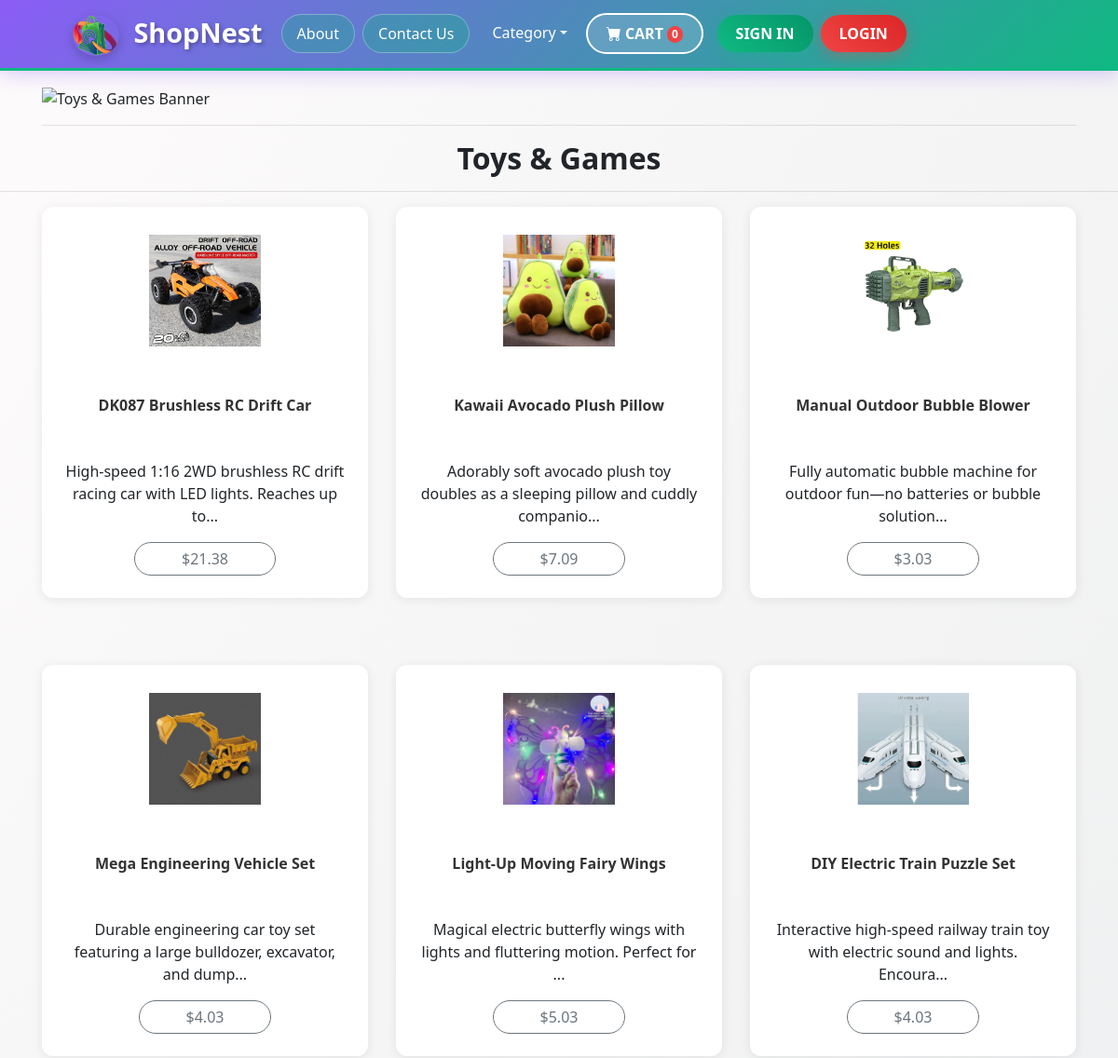
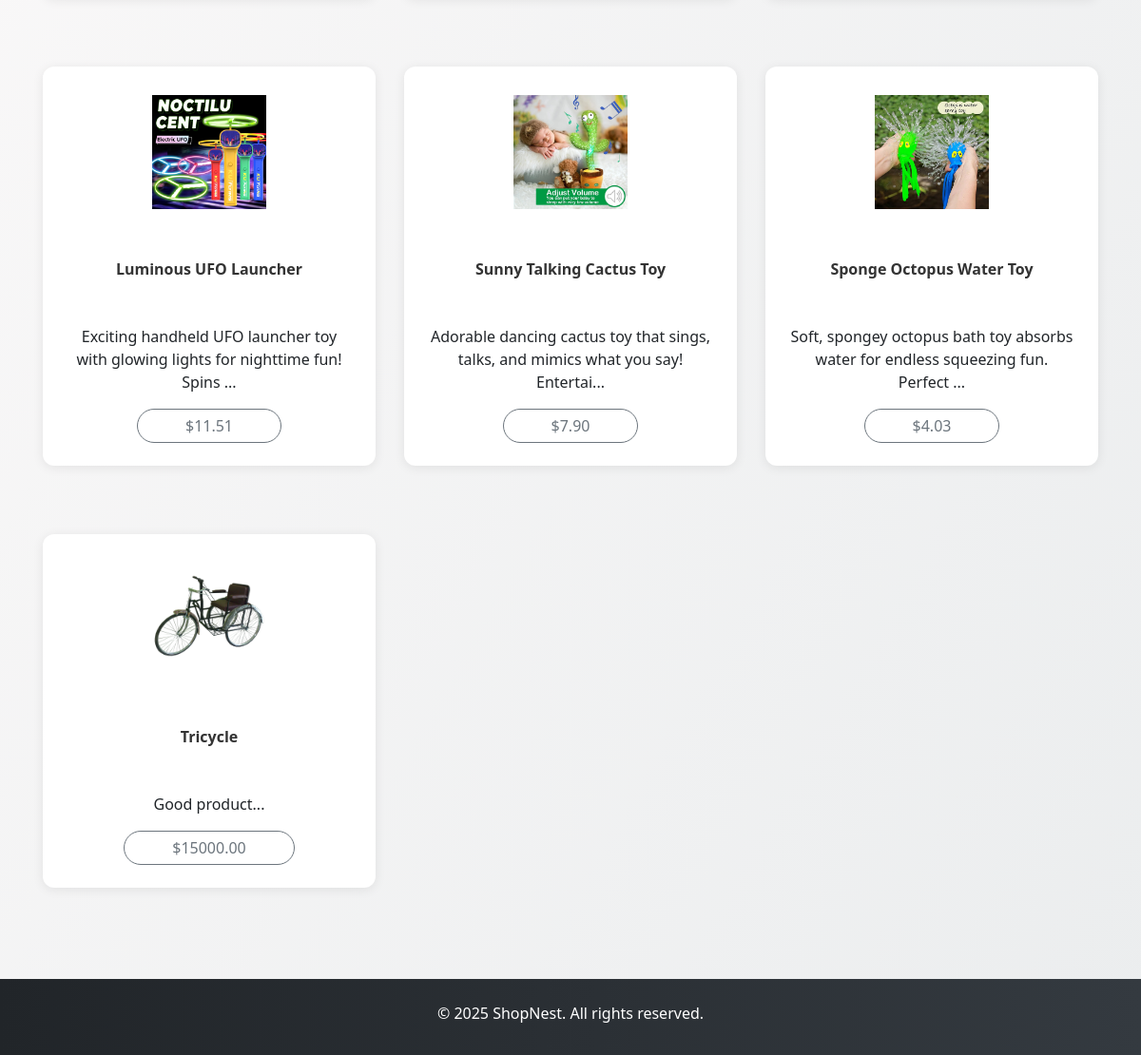
The page /category/ToysAndGames.php on the database its author committed (2 pictures, top to bottom).
### tables this page shows
CREATE TABLE `products` (
  `id` int(11) NOT NULL,
  `name` varchar(255) NOT NULL,
  `category` varchar(100) NOT NULL,
  `price` decimal(10,2) NOT NULL,
  `stock` int(11) NOT NULL,
  `image` varchar(255) NOT NULL,
  `description` text DEFAULT NULL
);

### category/ToysAndGames.php (the view, shortened to what this page needs)
<!DOCTYPE html>
<html lang="en">
<head>
  <link href="../css/bootstrap-4.3.1.css" rel="stylesheet">
  <link href="https://cdn.jsdelivr.net/npm/bootstrap-icons@1.5.0/font/bootstrap-icons.css" rel="stylesheet" />
  <link href="../items/assets/styles.css" rel="stylesheet">
</head>
<body>
  <?php
  include("../navbar.php");
  ?>
  <div class="container mt-3">
    <div class="row">
      <div class="col-12"><img src="../images/category/b1 (6).jpg" alt="Toys & Games Banner" width="1920" height="640" class="img-fluid"/></div>
    </div>
    <hr>
  </div>
  <h2 class="text-center">Toys & Games</h2>
  <hr>
  <div class="container">
    <div class="row text-center">
      <?php
      include '../db.php';
      $sql = "SELECT * FROM products WHERE category = 'Toys & Games' ORDER BY id DESC";
      $result = $conn->query($sql);
      $count = 0;
      if ($result->num_rows > 0) {
        while ($row = $result->fetch_assoc()) {
          if ($count > 0 && $count % 3 == 0) {
            echo '</div><div class="row text-center mt-4">';
          }
          echo '
          <div class="col-md-4 pb-1 pb-md-0 mb-5">
            <div class="card h-100" onclick="window.location.href=\'../product_detail.php?id=' . $row['id'] . '\';">
              <img class="card-img-top img-fluid" src="../images/products/' . $row['image'] . '" alt="' . $row['name'] . '">
              <div class="card-body p-4">
                <h5 class="card-title">' . $row['name'] . '</h5>
                <p class="card-text">' . substr($row['description'], 0, 80) . '...</p>
                <button class="btn btn-outline-secondary">$' . $row['price'] . '</button>
              </div>
            </div>
          </div>';
          $count++;
        }
      } else {
        echo '<p class="text-center">No toys & games available.</p>';
      }
      ?>
    </div>
  </div>
  <footer class="py-4 mt-5">
    <div class="container text-center">
      <p class="m-0 text-white">© 2025 ShopNest. All rights reserved.</p>
    </div>
  </footer>
</body>
</html>

### category/assets/styles.css (style rules this page uses)
:root { --font1: 'Heebo', sans-serif; --font2: 'Fira Sans Extra Condensed', sans-serif; --font3: 'Roboto', sans-serif }
body { font-family: var(--font3); background-image: linear-gradient(120deg, #fdfbfb 0%, #ebedee 100%) }
h2 { font-weight: 900 }
.card { background: #fff; box-shadow: 0 6px 10px rgba(0, 0, 0, .08), 0 0 6px rgba(0, 0, 0, .05); transition: .3s transform cubic-bezier(.155, 1.105, .295, 1.12), .3s box-shadow, .3s -webkit-transform cubic-bezier(.155, 1.105, .295, 1.12); border: 0; border-radius: 1rem }
.card-img, .card-img-top { border-top-left-radius: calc(1rem - 1px); border-top-right-radius: calc(1rem - 1px) }
.card h5 { overflow: hidden; height: 56px; font-weight: 900; font-size: 1rem }
.card-img-top { width: 100%; max-height: 180px; object-fit: contain; padding: 30px }
.btn { font-size: 1rem; font-weight: 500; text-transform: uppercase; padding: 5px 50px 5px 50px }
footer { background: #212529; height: 80px; color: #fff }

### category/ToysAndGames.php (style rules this page uses)
body { background-color: #f8f9fa; font-family: "Segoe UI", Tahoma, Geneva, Verdana, sans-serif; }
h2, h3, h4, h5 { font-weight: 600; }
.card { border-radius: 12px; box-shadow: 0 2px 12px rgba(0, 0, 0, 0.08); transition: transform 0.2s ease, box-shadow 0.2s ease; }
.card-body h5 { font-weight: 600; color: #333; }
.btn-outline-secondary { border-radius: 25px; font-weight: 500; }
footer { background: linear-gradient(to right, #212529, #343a40); }

### rows shown on the page
products: image (picture), name "DK087 Brushless RC Drift Car", description "High-speed 1:16 2WD brushless RC drift racing car with LED lights. Reaches up to", price "21.38"
products: image (picture), name "Kawaii Avocado Plush Pillow", description "Adorably soft avocado plush toy doubles as a sleeping pillow and cuddly companio", price "7.09"
products: image (picture), name "Manual Outdoor Bubble Blower", description "Fully automatic bubble machine for outdoor fun—no batteries or bubble solution", price "3.03"
products: image (picture), name "Mega Engineering Vehicle Set", description "Durable engineering car toy set featuring a large bulldozer, excavator, and dump", price "4.03"
products: image (picture), name "Light-Up Moving Fairy Wings", description "Magical electric butterfly wings with lights and fluttering motion. Perfect for", price "5.03"
products: image (picture), name "DIY Electric Train Puzzle Set", description "Interactive high-speed railway train toy with electric sound and lights. Encoura", price "4.03"
products: image (picture), name "Luminous UFO Launcher", description "Exciting handheld UFO launcher toy with glowing lights for nighttime fun! Spins", price "11.51"
products: image (picture), name "Sunny Talking Cactus Toy", description "Adorable dancing cactus toy that sings, talks, and mimics what you say! Entertai", price "7.90"
products: image (picture), name "Sponge Octopus Water Toy", description "Soft, spongey octopus bath toy absorbs water for endless squeezing fun. Perfect", price "4.03"
products: image (picture), name "Tricycle", description "Good product", price "15000.00"

### other values the page prints
$cart_count "0"
